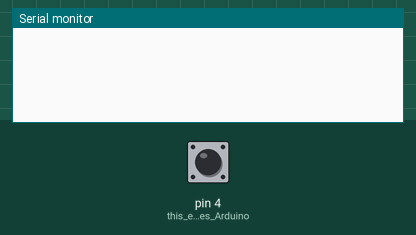
Simulated run of this sketch. Board: Arduino Uno, built with avr-gcc and run on an emulated ATmega328P. Shown: the last lines printed to the serial monitor. Inputs (shaded band) come from the test bench; at power-on: pin 4 (this_enables_Arduino) HIGH. Random numbers use the default seed unless the sketch sets one.

Above: at 1.2 s.
1.3 s: pin 4 (this_enables_Arduino) pulled LOW for 0.15 s
At 2.3 s:
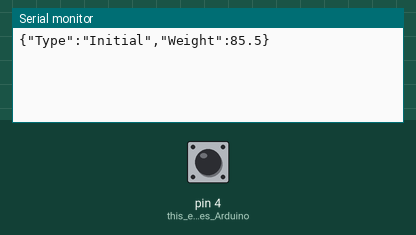
2.9 s: pin 4 (this_enables_Arduino) pulled LOW for 1 s
At 4.7 s:
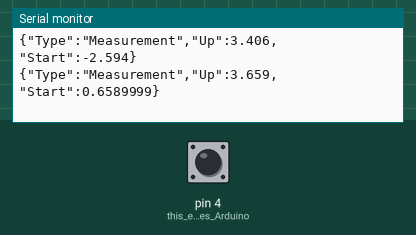
5.4 s: pin 4 (this_enables_Arduino) pulled LOW for 0.15 s
At 6.2 s:
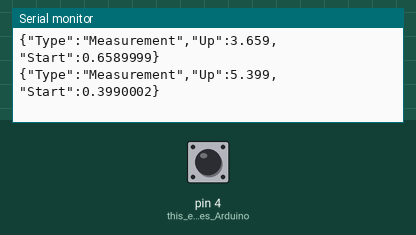
Timing chart, 0 to 8.4 s (numbered marks = the images above; inputs shaded):
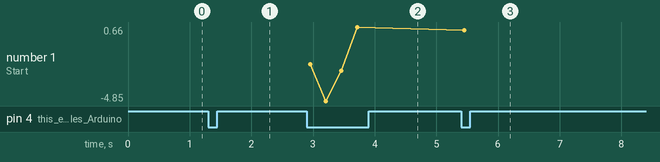

The sketch:

Pull_up_bar_simulator_arduino.ino
```cpp
#include <SoftwareSerial.h>
#include <ArduinoJson.h>
SoftwareSerial Bluetooth (7,8); // RX and TX Pins
const size_t bufferSize = JSON_OBJECT_SIZE(3);
String output;
int button;
float Timerino;
const int state = 0;
boolean first = false;

void BufferCreator(){
  if (first == false){          // this is the initial package which is only sent once
    DynamicJsonBuffer jsonBuffer(bufferSize);
    JsonObject& root = jsonBuffer.createObject();
    root["Type"] = "Initial";
    root["Weight"] = 85.5;
    root.printTo(output);
  }

  else{                         // after the initial package button press will send pull-up data
    DynamicJsonBuffer jsonBuffer(bufferSize);
    JsonObject& root = jsonBuffer.createObject();
    root["Type"] = "Measurement";
    root["Up"] = Timerino/1000;
    root["Start"] = Timerino/1000 - random(1,10); // this just randomises the down time so there is slight variation. don't press the button too fast or otherwize
    root.printTo(output);                       // the downtime might be later than the beginning of the next pull up

  }
}
void debounce(){
  if (button == state){  // this function debounces the button so a single button press won't trigger multiple times
      delay(200);
  }
}

void setup() {
  Bluetooth.begin(9600);
  Serial.begin(9600);
  pinMode(4,INPUT_PULLUP); // this enables Arduino's internal pull up resistor so you don't need to get an external resistor to your button circuit
}


void loop() {

      debounce();
      Timerino = millis();
      button = digitalRead(4);

      if(button == 0) {
       BufferCreator();
       first = true;
       Bluetooth.print(output);
      Serial.println(output);
      output="";
      }
}
```

Measured:
- after the input at 1.3 s, the serial monitor: prints a new line at once (image 1)
- after the input at 2.9 s, the serial monitor: prints a new line after 0.05 s (image 2)
- after the input at 5.4 s, the serial monitor: prints a new line after 0.06 s (image 3)
- plotted number 1: 0.66 → 0.4 after the input at 5.4 s
